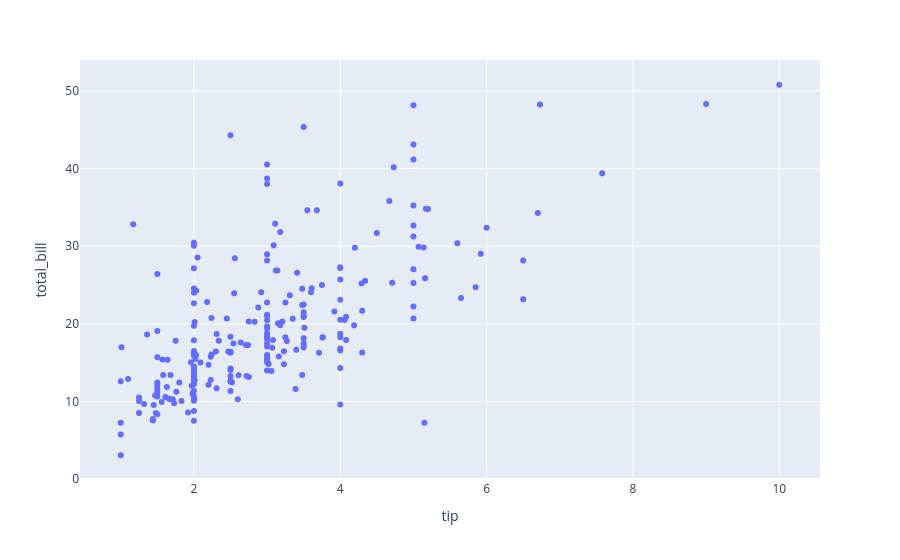

Source (notebook cell):
### Code cell
px.scatter(df1, x='tip', y='total_bill')

### Figure 1 — Plotly figure (JSON) as saved in the notebook; plotly's stock layout.template omitted (floating-point values rounded to 4 significant figures; data arrays with more than 128 entries replaced by an {"elided": "..."} marker saying what was removed)
{"data": [{"hovertemplate": "tip=%{x}<br>total_bill=%{y}<extra></extra>", "legendgroup": "", "marker": {"color": "#636efa", "symbol": "circle"}, "mode": "markers", "name": "", "orientation": "v", "showlegend": false, "type": "scatter", "x": {"elided": "244 float values"}, "xaxis": "x", "y": {"elided": "244 float values"}, "yaxis": "y"}], "layout": {"legend": {"tracegroupgap": 0}, "margin": {"t": 60}, "xaxis": {"anchor": "y", "domain": [0, 1], "title": {"text": "tip"}}, "yaxis": {"anchor": "x", "domain": [0, 1], "title": {"text": "total_bill"}}}}
